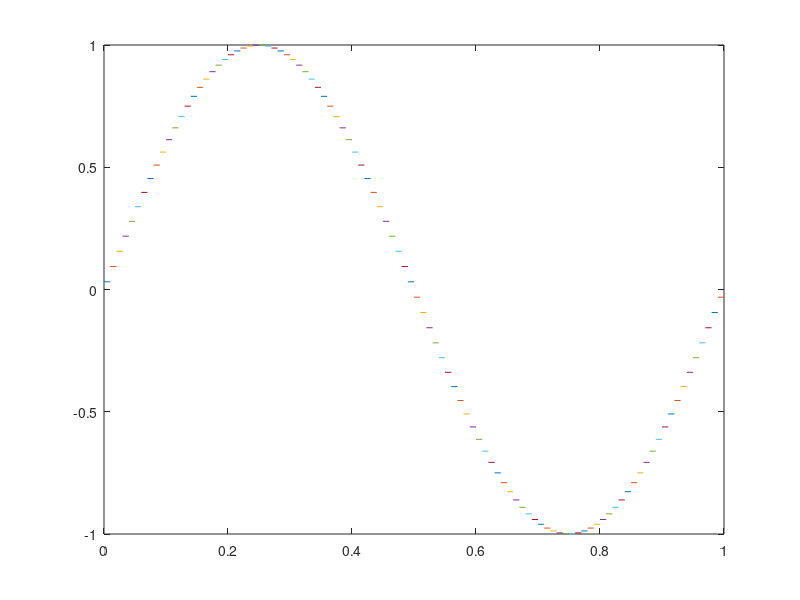
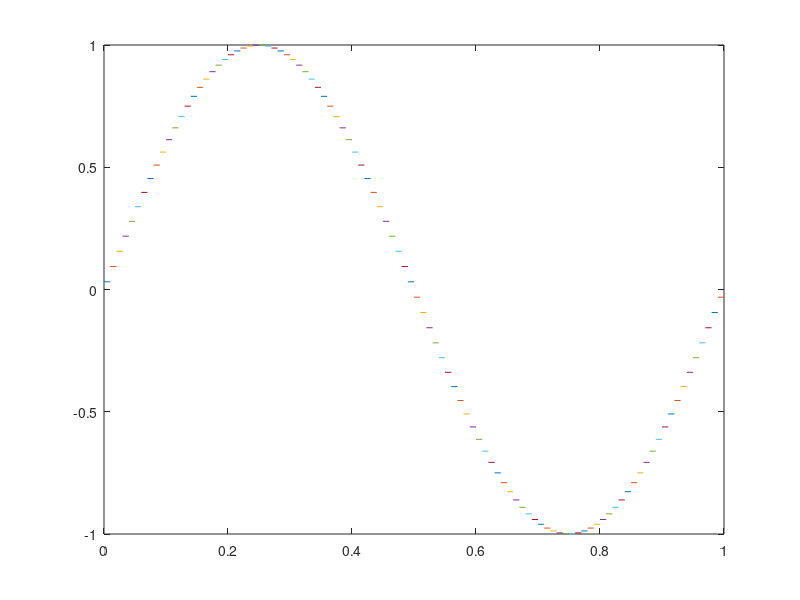

Source code (MATLAB) for these figures, in order: (Note: this script raises an error after producing the figures.)
% FINITE VOLUME - BURGER's EQUATION
% CENTRAL FLUX 
clc
clear
close all

%%
N = 100;
x = linspace(0, 1, N+1);
dx = x(2:end) - x(1:end-1);
u_int = -1/(2*pi) * cos(2*pi*x);
u0 = (u_int(2:end)-u_int(1:end-1))./dx;
u = u0;
u_minus = u;
u_plus = u;

figure(1);
plot([x(1:end-1); x(2:end)], [u_minus; u_plus]);
figure(2);
plot([x(1:end-1); x(2:end)], [u_minus; u_plus]);

dt = 0.01;
T = 1;
t_end = 0;

uplot = NaN(N, T/dt);
uplot(:, 1) = u';
j = 2;

for t = dt : dt : T
    [~, u] = ode45(@ddtFiniteVolume, [0, dt/2], u);
    u = u(end,:);
    u_minus = u;
    u_plus = u; 
    s1 = (u(1:end-1)+u(2:end))/2;
    p1 = 0.5*(1 + s1.*dt./dx(1));
    choice1 = rand(size(u(1:end-1)));
    u_half = [u(1) u(1:end-1).*(choice1 > p1) + u(2:end).*(choice1 <= p1)];
    [~, u_half] = ode45(@ddtFiniteVolume, [0, dt/2], u_half);
    u_half = u_half(end, :);
    s2 = (u_half(1:end-1)+u_half(2:end))/2;
    p2 = 0.5*(1 + s2.*dt./dx(1));
    choice2 = rand(size(u_half(1:end-1)));
    u = [u_half(1) u_half(1:end-1).*(choice2 > p2) + u_half(2:end).*(choice2 <= p2)];
    % uplot(:, j) = u_minus;
    figure(2)
    plot([x(1:end-1); x(2:end)], [u_minus; u_plus], 'k');
    ylim([-1.5, 1.5]);
    xlabel('x'); ylabel('u(x,t)'); 
    t_end = t_end + dt;
    title(['Burgers equation at t = ', num2str(t_end)]);
    drawnow;
    j = j + 1;    
end

% figure(2)
% xplot = dx(1)/2:dx(1):1-dx(1)/2;
% tplot = 0:dt:T;
% surf(tplot, xplot, uplot,'EdgeColor','none')
% xlabel('t'); ylabel('x', 'Rotation', 0); title('u(x,t)'); colorbar;
% view(2)

function [dudt] = ddtFiniteVolume(~, u)
    N = length(u); % cell number
    x = linspace(0, 1, N+1); % grid
    dx = x(2:end) - x(1:end-1); % cell length
    f = u.^2/2; % Flux    
    fL = f(1:end-1);
    fR = f(2:end);
    ul_gt_ur = u(1:end-1) - u(2:end) > 0;
    f_int = max(fL, fR).* ul_gt_ur + min(fL, fR) .* (~ul_gt_ur);        
    f_int = [0; f_int; 0];
    dudt = (f_int(1:end-1) - f_int(2:end))./dx';
end